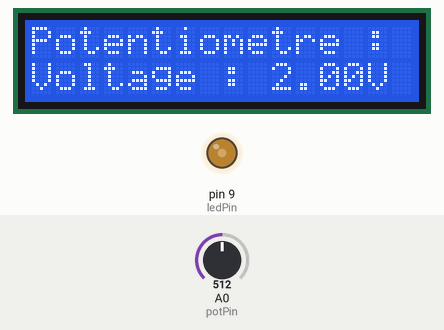
This sketch was run on a simulated Arduino Uno, built with avr-gcc and run on an emulated ATmega328P. Shown: 16×2 character LCD, output pins drawn as LEDs (lit = HIGH). Inputs (shaded band) come from the test bench; at power-on: A0 (potPin) = 512.

Above: at 1.2 s.
1.3 s: A0 (potPin) set to 716
At 3.0 s:
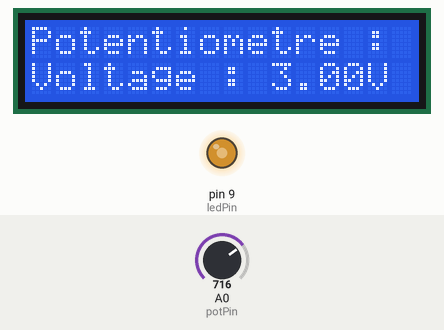
3.5 s: A0 (potPin) set to 900
At 5.3 s:
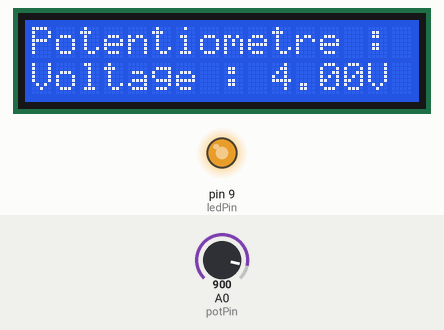
5.6 s: A0 (potPin) set to 306
At 6.5 s:
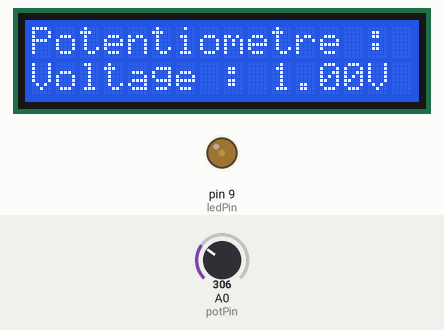
7.6 s: A0 (potPin) set to 122
At 8.8 s:
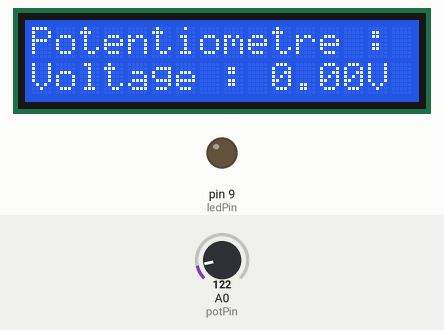
9.6 s: A0 (potPin) set to 511
At 11.1 s:
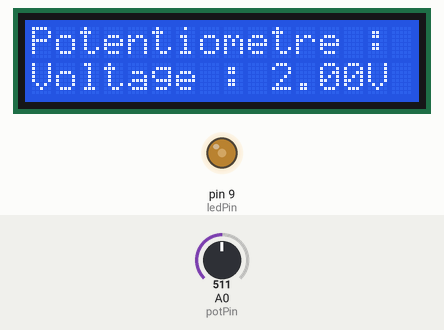
11.6 s: A0 (potPin) set to 0
At 13.4 s:
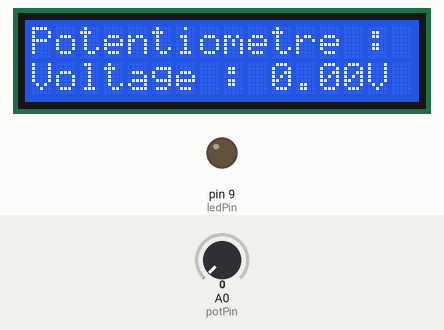
Timing chart, 0 to 14.7 s (numbered marks = the images above; inputs shaded):
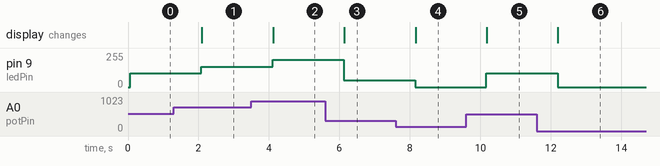

The sketch:

Avec_Ecran_LCD.ino
```cpp
#include <LiquidCrystal.h>

// Pin de la LED
const int ledPin = 9;
// Pin du potentiomètre
const int potPin = A0;
// Déclaration de l'écran LCD
LiquidCrystal lcd(12, 11, 5, 4, 3, 2);

void setup() {
  // Configurer le pin de la LED en sortie
  pinMode(ledPin, OUTPUT);
  // Configurer l'écran LCD
  lcd.begin(16, 2);
}

void loop() {
  // Lire la valeur du potentiomètre
  int potValue = analogRead(potPin);
  // Calculer la tension générée par le potentiomètre
  float voltage = map(potValue, 0, 1023, 0, 5.0);
  // Calculer le rapport cyclique en fonction de la tension
  int dutyCycle = map(voltage, 0, 5.0, 0, 255);
  // Appliquer le rapport cyclique au signal PWM de la LED
  analogWrite(ledPin, dutyCycle);
  // Afficher les valeurs sur l'écran LCD
  lcd.clear();
  lcd.print("Potentiometre : ");
  lcd.print(potValue);
  lcd.setCursor(0, 1);
  lcd.print("Voltage : ");
  lcd.print(voltage);
  lcd.print("V");
  lcd.print(" rapport cyclique : ");
  lcd.print(dutyCycle);
  lcd.print("%");
  delay(1000);
}
```

Measured:
- after the input at 1.3 s, pin 9 (ledPin): 102/255 → 153/255 after 0.78 s; the display: changes after 0.79 s (image 1)
- after the input at 3.5 s, pin 9 (ledPin): 153/255 → 204/255 after 0.61 s; the display: changes after 0.62 s (image 2)
- after the input at 5.6 s, pin 9 (ledPin): 204/255 → 51/255 after 0.53 s; the display: changes after 0.54 s (image 3)
- after the input at 7.6 s, pin 9 (ledPin): 51/255 → 0/255 after 0.55 s; the display: changes after 0.56 s (image 4)
- after the input at 9.6 s, pin 9 (ledPin): 0/255 → 102/255 after 0.57 s; the display: changes after 0.58 s (image 5)
- after the input at 11.6 s, pin 9 (ledPin): 102/255 → 0/255 after 0.59 s; the display: changes after 0.60 s (image 6)
